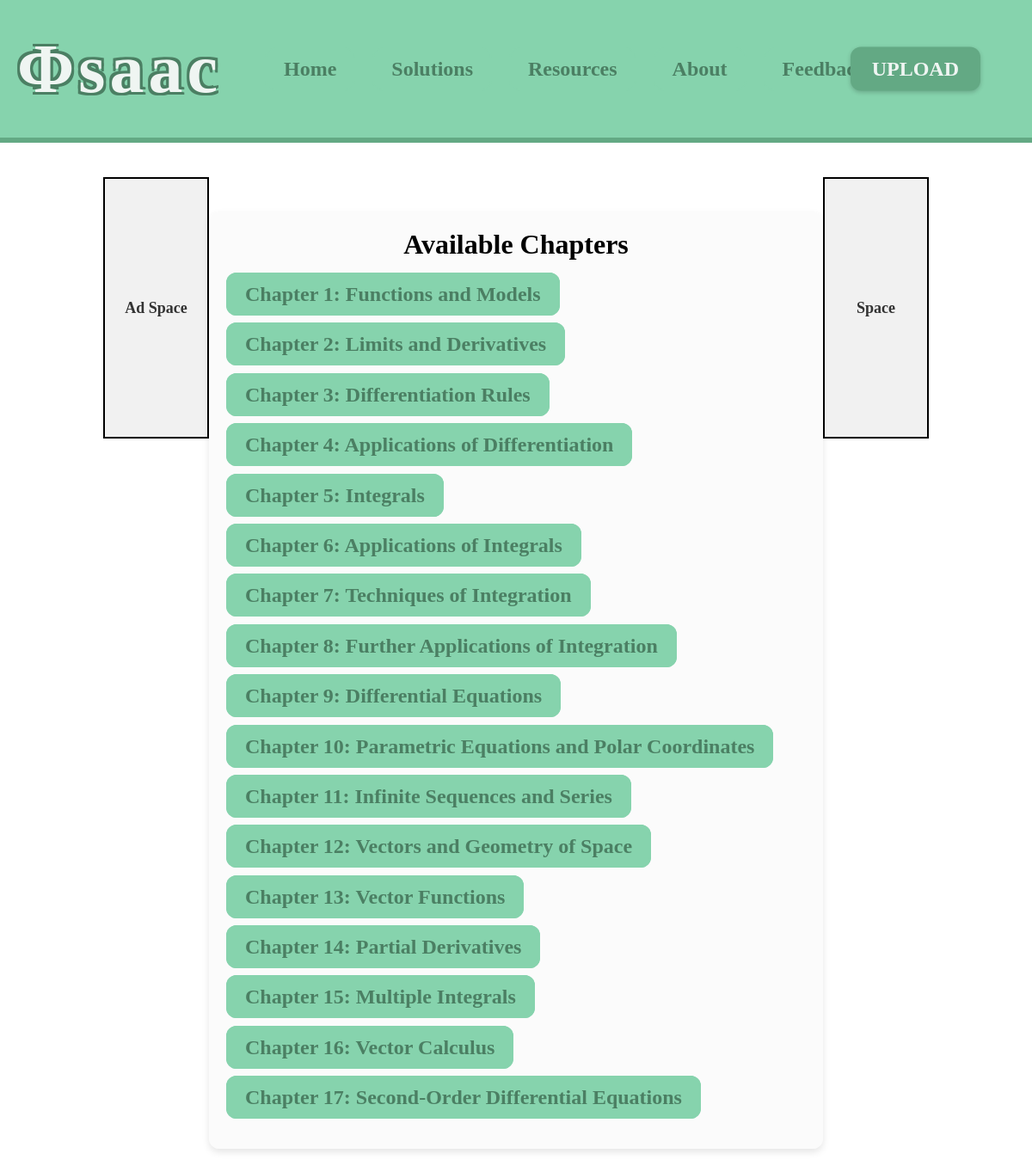
Screenshot of /chapters/ with the database file from the repository.
### solutions/models.py (models this page shows, shortened)
class Chapter(models.Model):
    number = models.IntegerField(unique=True)  # Example: 5
    title = models.CharField(max_length=255)  # Example: "Integrals"

### solutions/views.py (the view)
# urls.py: path("chapters/", views.chapter_list, name="chapter_list"),  # New chapter list page
def chapter_list(request):
    chapters = Chapter.objects.all()
    return render(request, "solutions/chapter_list.html", {"chapters": chapters})

### solutions/templates/solutions/chapter_list.html (shortened to what this page needs)
<!DOCTYPE html>
<html lang="en">
<head>
</head>
<body>
    <div class="top-section">
        <div style="display: flex; flex-direction: column; align-items: flex-start;">
            <a href="/" class="logo">Φsaac</a>
        </div>
        <div class="button-container">
            <a href="/" class="nav-button">Home</a>
            <a href="{% url 'chapter_list' %}" class="nav-button">Solutions</a>
            <a href="/resources" class="nav-button">Resources</a>
            <a href="/about" class="nav-button">About</a>
            <a href="/feedback" class="nav-button">Feedback</a>
        </div>
        <a href="/upload" class="upload-button">UPLOAD</a>
    </div>
    <div class="divider-line"></div>
    <div class="content-wrapper">
        <div class="ad-space">Ad Space</div>
        <div class="content-section">
            <div class="content-title">Available Chapters</div>
            <div class="content-text">
                <ul style="padding: 0; list-style-type: none;">
                    {% for chapter in chapters %}
                        <li style="margin-bottom: 20px;">
                            <a href="{% url 'chapter_detail' chapter.id %}" class="nav-button">
                                Chapter {{ chapter.number }}: {{ chapter.title }}
                            </a>
                        </li>
                    {% endfor %}
                </ul>
            </div>
        </div>
        <div class="ad-space">Space</div>
    </div>
</body>
</html>

### solutions/templates/solutions/chapter_list.html (style rules this page uses)
html, body { height: 100%; width: 100%; margin: 0; padding: 0; overflow-x: hidden; }
.top-section { width: 100%; height: 20vh; background-color: #86d3ad; position: relative; display: flex; align-items: center; padding: 0 20px; }
.logo { font-size: 80px; font-weight: 900; color: #eff5f2; text-shadow: -3px -3px 0 #4b7f63, 3px -3px 0 #4b7f63, -3px 3px 0 #4b7f63, 3px 3px 0 #4b7f63; text-decoration: none; letter-spacing: 5px; font-smooth: always; -webkit-font-smoothing: antialiased; -moz-osx-font-smoothing: grayscale; text-rendering: optimizeLegibility; margin-right: 50px; }
.logo:visited, .logo:active, .logo:hover, .logo:link { text-decoration: none; }
.button-container { display: flex; gap: 20px; }
.nav-button { background-color: #86d3ad; color: #4b7f63; font-size: 24px; font-weight: bold; padding: 10px 20px; border: 2px solid #86d3ad; border-radius: 12px; cursor: pointer; text-decoration: none; transition: background 0.3s ease, transform 0.2s ease; }
.upload-button { position: absolute; right: 100px; top: 50%; transform: translateY(-50%); background-color: #63a984; color: #eff5f2; font-size: 24px; font-weight: bold; padding: 12px 25px; border: none; border-radius: 12px; cursor: pointer; text-decoration: none; transition: background 0.3s, transform 0.2s; box-shadow: 0 2px 5px rgba(0, 0, 0, 0.2); }
.content-wrapper { display: flex; justify-content: center; align-items: flex-start; margin: 40px auto; width: 80%; }
.content-section { width: 85%; margin: 40px auto; padding: 20px; background-color: #f9f9f992; border-radius: 12px; box-shadow: 0px 4px 8px rgba(0, 0, 0, 0.1); }
.content-title { font-size: 32px; font-weight: bold; margin-bottom: 20px; text-align: center; }
.content-text { font-size: 18px; line-height: 1.6; color: #333; }
.ad-space { width: 15%; height: 300px; border: 2px solid black; display: flex; align-items: center; justify-content: center; font-size: 18px; font-weight: bold; color: #333; background-color: #f1f1f1; margin: 0; }
.divider-line { width: 100%; height: 6px; background-color: #63a984; margin: 0; border: none; }

### rows the page displays
Chapter: number "1", title "Functions and Models"
Chapter: number "2", title "Limits and Derivatives"
Chapter: number "3", title "Differentiation Rules"
Chapter: number "4", title "Applications of Differentiation"
Chapter: number "5", title "Integrals"
Chapter: number "6", title "Applications of Integrals"
Chapter: number "7", title "Techniques of Integration"
Chapter: number "8", title "Further Applications of Integration"
Chapter: number "9", title "Differential Equations"
Chapter: number "10", title "Parametric Equations and Polar Coordinates"
Chapter: number "11", title "Infinite Sequences and Series"
Chapter: number "12", title "Vectors and Geometry of Space"
Chapter: number "13", title "Vector Functions"
Chapter: number "14", title "Partial Derivatives"
Chapter: number "15", title "Multiple Integrals"
Chapter: number "16", title "Vector Calculus"
Chapter: number "17", title "Second-Order Differential Equations"
